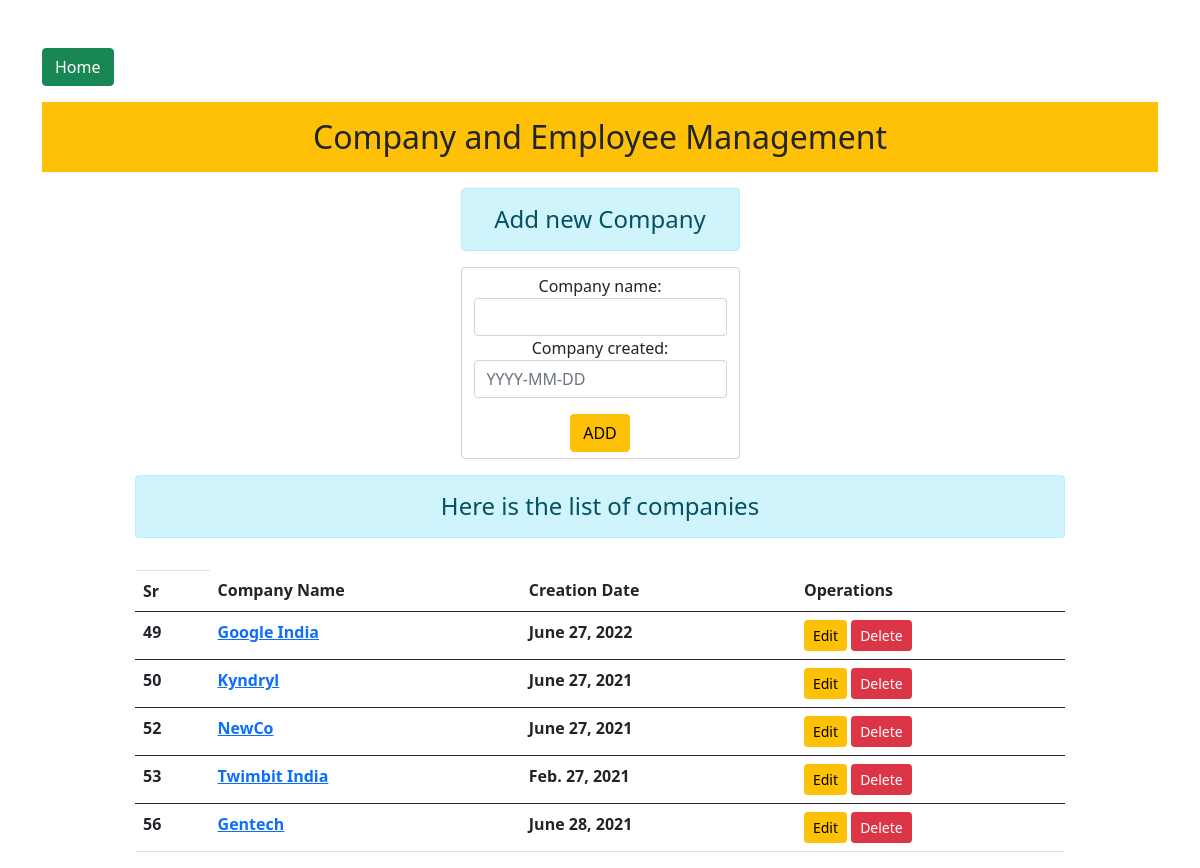
The app's page /, older data.
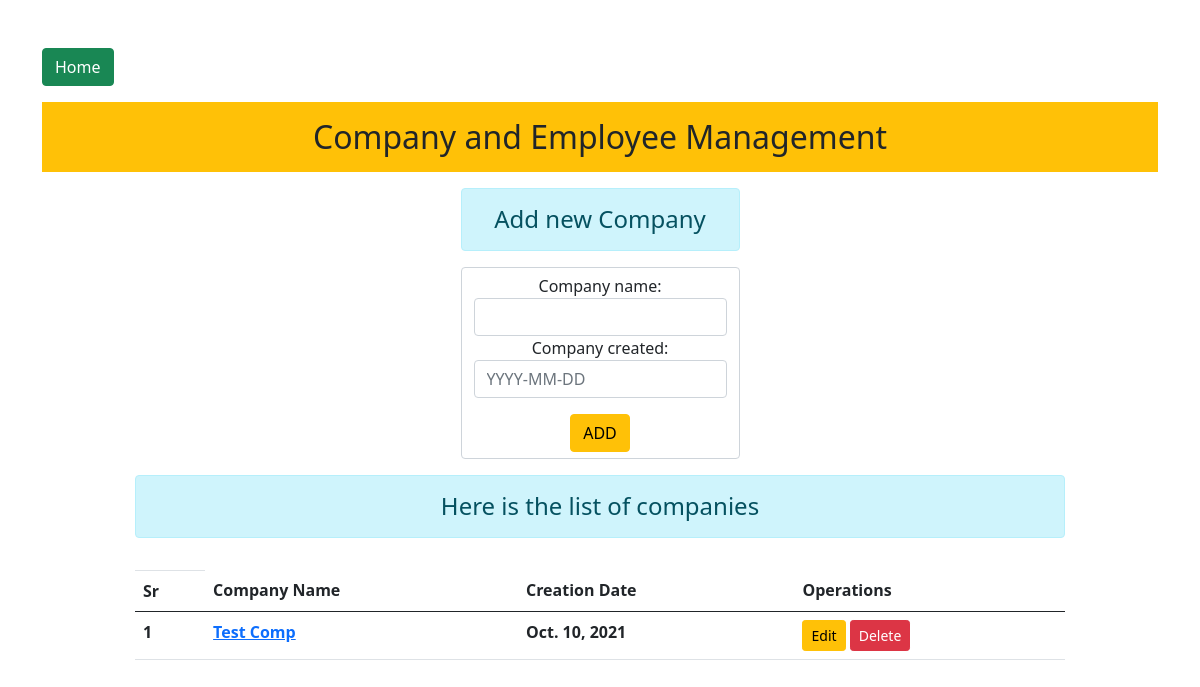
The same page, newer data.
### empman/models.py (models this page shows)
class companyModel(models.Model): #this is the company model
    company_name = models.CharField(max_length=100,blank=False)
    company_created = models.DateField(blank=False)

### empman/views.py (the view)
# urls.py: path('',views.companyShowView,name='index'),
def companyShowView(request):
    if request.method == 'POST':
        form = companyForm(request.POST)
        if form.is_valid():
            form.save()
            form = companyForm() #to refresh and show blank form after the sumbit
    else:
        form = companyForm()
    comp = companyModel.objects.all()
    return render(request,'empman/companyshow.html',{'form':form,'comp':comp})

### empman/forms.py
class companyForm(forms.ModelForm):
    class Meta:
        model = companyModel
        fields = ['company_name','company_created'] #getting the fileds from the company model
        widgets = {
            'company_name' : forms.TextInput(attrs={'class':'form-control '}), #bootstrap class
            'company_created':forms.TextInput(attrs={'class':'form-control','placeholder':'YYYY-MM-DD'}) #bootstrap class
        }

### empman/templates/empman/companyshow.html (shortened to what this page needs)
{% extends 'empman/base.html' %}
{% block content %}
<center>
<div class="col-sm-3">
    <h4 class="alert alert-info">Add new Company</h4>
    <form class="form-control" method="POST">
    {{ form }}
    <input type="submit" class="btn btn-warning" value="ADD" id="add">
</form>
</div>
<div class="col-sm-10">
    <h4 class="alert alert-info">Here is the list of companies</h4>
    <table class="table table-hover">
        <th class="thead-dark">
        <tr>
            <th scope="col">Sr</th>
            <th scope="col">Company Name</th>
            <th scope="col">Creation Date</th>
            <th scope="col">Operations</th>
        </tr>
        </th>
        <tbody>
          {% for comps in comp %}
          <tr>
            <th scope="col">{{comps.id}}</th>
            <th scope="col"><a href="{% url 'showemp' comps.id %}">{{comps.company_name}}</a></th>
            <th scope="col">{{comps.company_created}}</th>
            <td>
                <a href="{% url 'editcomp' comps.id %}" class="btn btn-warning btn-sm">Edit</a>
                <form action="{% url 'deletecomp' comps.id %}" method="POST" class="d-inline">
                    <input type="submit" value="Delete" class="btn btn-danger btn-sm">
                </form>
            </td>
          </tr>
        </tbody>
        {% endfor %}
</div>
</center>
{% endblock content %}

### empman/templates/empman/base.html (shortened to what this page needs)
<!DOCTYPE html>
<html lang="en">
<head>
    <link href="https://cdn.jsdelivr.net/npm/bootstrap@5.0.2/dist/css/bootstrap.min.css" rel="stylesheet">
</head>
<body>
    <div class="container mt-5">
        <a href="{% url 'index' %}" class="btn btn-success" >Home</a>
        <div class="jumbotron bg-warning">
            <h2 class="text-center p-md-3">Company and Employee Management</h2>
        </div>
        {% block content %} {% endblock content %}
    </div>
</body>
</html>

Row changes from the older to the newer data that the page shows:
removed companyModel: id "49", company_name "Google India", company_created "June 27, 2022"
removed companyModel: id "50", company_name "Kyndryl", company_created "June 27, 2021"
removed companyModel: id "52", company_name "NewCo", company_created "June 27, 2021"
removed companyModel: id "53", company_name "Twimbit India", company_created "Feb. 27, 2021"
removed companyModel: id "56", company_name "Gentech", company_created "June 28, 2021"
added companyModel: id "1", company_name "Test Comp", company_created "Oct. 10, 2021"
